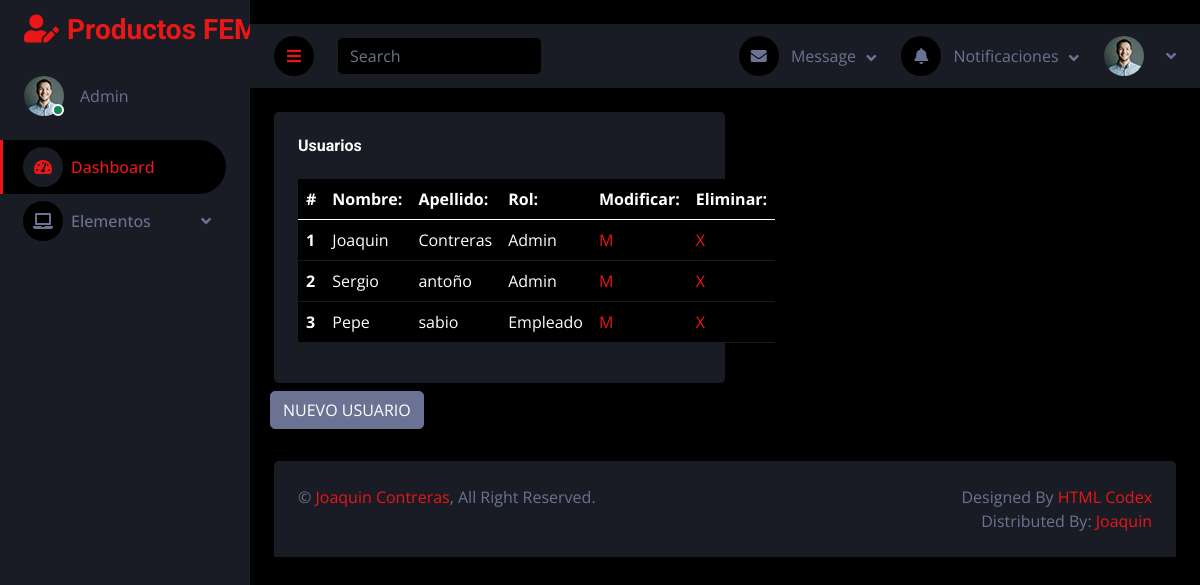
The app's page /tercer_trimetres/practica3/admin/usuarios.php (signed in) with its own data.
### tables this page shows
create table if not exists empleado (
	id_emple int primary key auto_increment ,
    nombre varchar(50),
    apellido varchar(50) ,
    contrasena varchar(30),
    is_admin  BOOLEAN NOT NULL ,
    img VARCHAR(250)
);

### tercer_trimetres/practica3/includes/tabla_usuarios.php (the view)
<tr>
    <th scope="row"><?= $fila["id_emple"]?></th>
    <td><?= $fila["nombre"]?></td>
    <td><?= $fila["apellido"]?></td>
    <td><?php
        if($fila["is_admin"]==0){
            echo "Empleado";
            $rol = "Empleado";
        }else{
            echo "Admin";
            $rol = "Admin";
        }
    ?>
    </td>
    <td><a href="modificarUsuario.php?id=<?= $fila["id_emple"]?>&nombre=<?= $fila["nombre"]?>&apellido=<?= $fila["apellido"]?>&rol=<?= $rol?>">
        M
        </a></td>
    <td><a  class="eliminar" href="#" onclick="validarRemove(id=<?= $fila['id_emple']?>,3)">
        X
        </a>
    </td>
    </tr>

### tercer_trimetres/practica3/admin/usuarios.php (shortened to what this page needs)
<!DOCTYPE html>
<html lang="en">
<head>
    <link href="https://cdnjs.cloudflare.com/ajax/libs/font-awesome/5.10.0/css/all.min.css" rel="stylesheet">
    <link href="https://cdn.jsdelivr.net/npm/bootstrap-icons@1.4.1/font/bootstrap-icons.css" rel="stylesheet">
    <link href="../lib/owlcarousel/assets/owl.carousel.min.css" rel="stylesheet">
    <link href="../lib/tempusdominus/css/tempusdominus-bootstrap-4.min.css" rel="stylesheet" />
    <link href="../css/bootstrap.min.css" rel="stylesheet">
    <link href="../css/style.css" rel="stylesheet">
</head>
<body>>
<body>
        <div class="sidebar pe-4 pb-3">
            <nav class="navbar bg-secondary navbar-dark">
                <a href="generos.html" class="navbar-brand mx-4 mb-3">
                    <h3 class="text-primary"><i class="fa fa-user-edit me-2"></i>Productos FEMPA</h3>
                </a>
                <div class="d-flex align-items-center ms-4 mb-4">
                    <div class="position-relative">
                        <img class="rounded-circle" src="../img/user.jpg" alt="" style="width: 40px; height: 40px;">
                        <div class="bg-success rounded-circle border border-2 border-white position-absolute end-0 bottom-0 p-1"></div>
                    </div>
                    <div class="ms-3">
                        <?php
                         if($_SESSION["is_admin"]){
                            echo '<span>Admin</span>';
                         }else{
                            echo '<span>Empleado</span>';
                         }
                        ?>
                    </div>
                </div>
                <div class="navbar-nav w-100">
                    <a href="index.html" class="nav-item nav-link active"><i class="fa fa-tachometer-alt me-2"></i>Dashboard</a>
                    <div class="nav-item dropdown">
                        <a href="#" class="nav-link dropdown-toggle" data-bs-toggle="dropdown"><i class="fa fa-laptop me-2"></i>Elementos</a>
                    </div>
                    </div>
            </nav>
    </div>
    <div class="content">
        <nav class="navbar navbar-expand bg-secondary navbar-dark sticky-top px-4 py-0">
            <a href="#" class="sidebar-toggler flex-shrink-0">
                <i class="fa fa-bars"></i>
            </a>
            <form class="d-none d-md-flex ms-4">
                <input class="form-control bg-dark border-0" type="search" placeholder="Search">
            </form>
            <div class="navbar-nav align-items-center ms-auto">
                <div class="nav-item dropdown">
                    <a href="#" class="nav-link dropdown-toggle" data-bs-toggle="dropdown">
                        <i class="fa fa-envelope me-lg-2"></i>
                        <span class="d-none d-lg-inline-flex">Message</span>
                    </a>
                    </div>
                    <div class="nav-item dropdown">
                        <a href="#" class="nav-link dropdown-toggle" data-bs-toggle="dropdown">
                            <i class="fa fa-bell me-lg-2"></i>
                            <span class="d-none d-lg-inline-flex">Notificaciones</span>
                        </a>
                    </div>
                    <div class="nav-item dropdown">
                        <a href="#" class="nav-link dropdown-toggle" data-bs-toggle="dropdown">
                            <img class="rounded-circle me-lg-2" src="img/user.jpg" alt="" style="width: 40px; height: 40px;">
                        </a>
                    </div>
                </div>
            </nav>
    <?php
        require("db_conect.php");
        $sql = "select * from empleado;";
        $result = $con->query($sql);
        if($result->num_rows > 0){
?>
<div class="container-fluid pt-4 px-4">
    <div class="col-sm-12 col-xl-6">
    <div class="bg-secondary rounded h-100 p-4">
        <h6 class="mb-4">Usuarios</h6>
            <table class="table table-dark table-responsive"">
                 <thead>
                    <tr>
                        <th scope="col">#</th>
                        <th scope="col">Nombre:</th>
                        <th scope="col">Apellido:</th>
                        <th scope="col">Rol:</th>
                        <th scope="col">Modificar:</th>
                        <th scope="col">Eliminar:</th>
                        </tr>
                    </thead>
                    <tbody>
        <?php
            while($fila = $result->fetch_assoc()){
                include("../includes/tabla_usuarios.php");
            }
        }else{
        }
        ?>
        </tbody>
         </table>
      </div>
 </div>
</div>
    <form class="container-fluid" action="modificarUsuario.php?id=-1&nombre= &apellido= &rol=' '" method="post">
        <input class="btn btn-light m-2" type="submit" value="NUEVO USUARIO">
    </form>
    <div class="container-fluid pt-4 px-4">
                <div class="bg-secondary rounded-top p-4">
                    <div class="row">
                        <div class="col-12 col-sm-6 text-center text-sm-start">
                            &copy; <a href="#">Joaquin Contreras</a>, All Right Reserved.
                        </div>
                        <div class="col-12 col-sm-6 text-center text-sm-end">
                            Designed By <a href="#">HTML Codex</a>
                            <br>Distributed By: <a href="#" target="_blank">Joaquin</a>
                        </div>
                    </div>
                </div>
            </div>
    </div>
</body>
</html>

### tercer_trimetres/practica3/css/style.css (style rules this page uses)
:root { --primary: #EB1616; --secondary: #191C24; --light: #6C7293; --dark: #000000; }
.btn { transition: .5s; }
.sidebar { position: fixed; top: 0; left: 0; bottom: 0; width: 250px; height: 100vh; overflow-y: auto; background: var(--secondary); transition: 0.5s; z-index: 999; }
.content { margin-left: 250px; min-height: 100vh; background: var(--dark); transition: 0.5s; }
@media (min-width: 992px) { .sidebar { margin-left: 0; } }
@media (min-width: 992px) { .content { width: calc(100% - 250px); } }
.sidebar .navbar .navbar-nav .nav-link { padding: 7px 20px; color: var(--light); font-weight: 500; border-left: 3px solid var(--secondary); border-radius: 0 30px 30px 0; outline: none; }
.sidebar .navbar .navbar-nav .nav-link:hover, .sidebar .navbar .navbar-nav .nav-link.active { color: var(--primary); background: var(--dark); border-color: var(--primary); }
.sidebar .navbar .navbar-nav .nav-link i { width: 40px; height: 40px; display: inline-flex; align-items: center; justify-content: center; background: var(--dark); border-radius: 40px; }
.sidebar .navbar .navbar-nav .nav-link:hover i, .sidebar .navbar .navbar-nav .nav-link.active i { background: var(--secondary); }
.sidebar .navbar .dropdown-toggle::after { position: absolute; top: 15px; right: 15px; border: none; content: "\f107"; font-family: "Font Awesome 5 Free"; font-weight: 900; transition: .5s; }
.content .navbar .navbar-nav .nav-link { margin-left: 25px; padding: 12px 0; color: var(--light); outline: none; }
.content .navbar .sidebar-toggler, .content .navbar .navbar-nav .nav-link i { width: 40px; height: 40px; display: inline-flex; align-items: center; justify-content: center; background: var(--dark); border-radius: 40px; }
.content .navbar .dropdown-toggle::after { margin-left: 6px; vertical-align: middle; border: none; content: "\f107"; font-family: "Font Awesome 5 Free"; font-weight: 900; transition: .5s; }

### records on screen
empleado: id_emple "1", nombre "Joaquin", apellido "Contreras", is_admin "Admin"
empleado: id_emple "2", nombre "Sergio", apellido "antoño", is_admin "Admin"
empleado: id_emple "3", nombre "Pepe", apellido "sabio", is_admin "Empleado"
